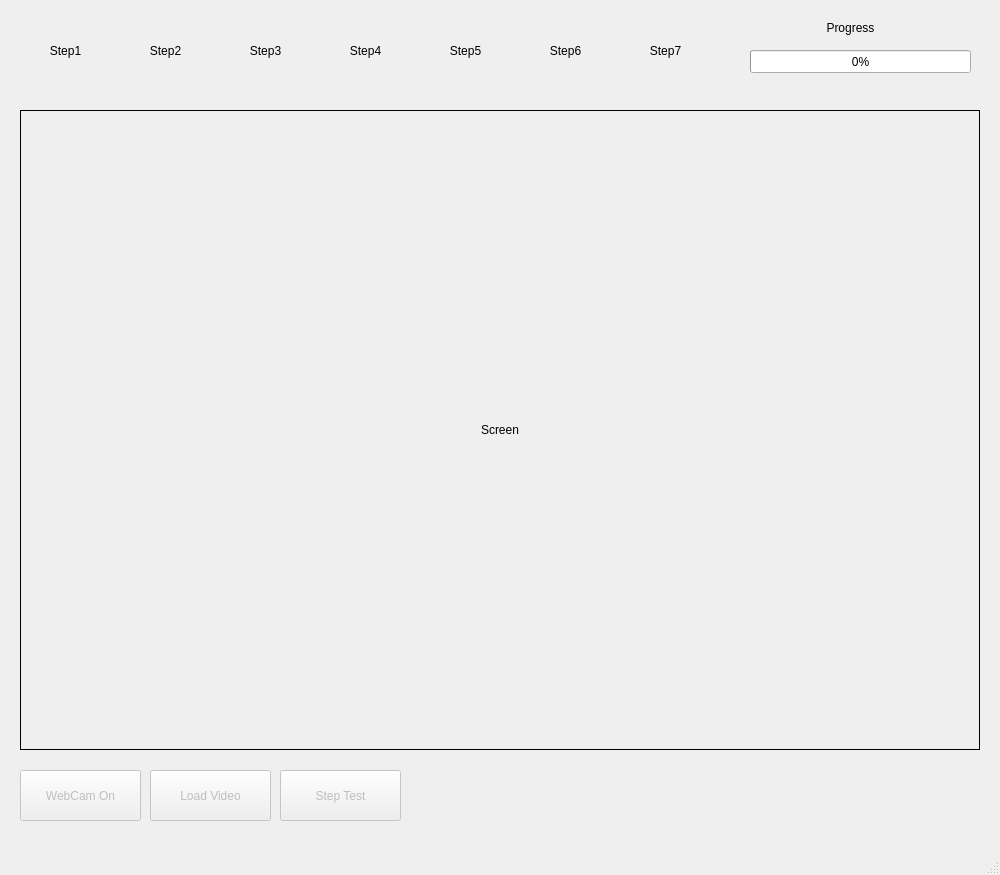
<?xml version="1.0" encoding="UTF-8"?>
<ui version="4.0">
 <class>MainWindow</class>
 <widget class="QMainWindow" name="MainWindow">
  <property name="enabled">
   <bool>true</bool>
  </property>
  <property name="geometry">
   <rect>
    <x>0</x>
    <y>0</y>
    <width>1000</width>
    <height>875</height>
   </rect>
  </property>
  <property name="sizePolicy">
   <sizepolicy hsizetype="Fixed" vsizetype="Fixed">
    <horstretch>0</horstretch>
    <verstretch>0</verstretch>
   </sizepolicy>
  </property>
  <property name="windowTitle">
   <string>MainWindow</string>
  </property>
  <widget class="QWidget" name="centralwidget">
   <widget class="QLabel" name="Screen">
    <property name="geometry">
     <rect>
      <x>20</x>
      <y>110</y>
      <width>960</width>
      <height>640</height>
     </rect>
    </property>
    <property name="sizePolicy">
     <sizepolicy hsizetype="Fixed" vsizetype="Fixed">
      <horstretch>0</horstretch>
      <verstretch>0</verstretch>
     </sizepolicy>
    </property>
    <property name="frameShape">
     <enum>QFrame::Box</enum>
    </property>
    <property name="frameShadow">
     <enum>QFrame::Plain</enum>
    </property>
    <property name="text">
     <string>Screen</string>
    </property>
    <property name="alignment">
     <set>Qt::AlignCenter</set>
    </property>
   </widget>
   <widget class="QPushButton" name="BtnWebCam">
    <property name="enabled">
     <bool>false</bool>
    </property>
    <property name="geometry">
     <rect>
      <x>20</x>
      <y>770</y>
      <width>121</width>
      <height>51</height>
     </rect>
    </property>
    <property name="text">
     <string>WebCam On</string>
    </property>
   </widget>
   <widget class="QPushButton" name="BtnVideo">
    <property name="enabled">
     <bool>false</bool>
    </property>
    <property name="geometry">
     <rect>
      <x>150</x>
      <y>770</y>
      <width>121</width>
      <height>51</height>
     </rect>
    </property>
    <property name="text">
     <string>Load Video</string>
    </property>
   </widget>
   <widget class="QLabel" name="Label_Progress">
    <property name="geometry">
     <rect>
      <x>770</x>
      <y>20</y>
      <width>161</width>
      <height>16</height>
     </rect>
    </property>
    <property name="text">
     <string>Progress</string>
    </property>
    <property name="alignment">
     <set>Qt::AlignCenter</set>
    </property>
   </widget>
   <widget class="QProgressBar" name="Step_progressBar">
    <property name="geometry">
     <rect>
      <x>750</x>
      <y>50</y>
      <width>221</width>
      <height>23</height>
     </rect>
    </property>
    <property name="value">
     <number>0</number>
    </property>
   </widget>
   <widget class="QLabel" name="Label_Step1">
    <property name="geometry">
     <rect>
      <x>20</x>
      <y>20</y>
      <width>91</width>
      <height>61</height>
     </rect>
    </property>
    <property name="frameShape">
     <enum>QFrame::NoFrame</enum>
    </property>
    <property name="text">
     <string>Step1</string>
    </property>
    <property name="alignment">
     <set>Qt::AlignCenter</set>
    </property>
   </widget>
   <widget class="QLabel" name="Label_Step2">
    <property name="geometry">
     <rect>
      <x>120</x>
      <y>20</y>
      <width>91</width>
      <height>61</height>
     </rect>
    </property>
    <property name="frameShape">
     <enum>QFrame::NoFrame</enum>
    </property>
    <property name="text">
     <string>Step2</string>
    </property>
    <property name="alignment">
     <set>Qt::AlignCenter</set>
    </property>
   </widget>
   <widget class="QLabel" name="Label_Step3">
    <property name="geometry">
     <rect>
      <x>220</x>
      <y>20</y>
      <width>91</width>
      <height>61</height>
     </rect>
    </property>
    <property name="frameShape">
     <enum>QFrame::NoFrame</enum>
    </property>
    <property name="text">
     <string>Step3</string>
    </property>
    <property name="alignment">
     <set>Qt::AlignCenter</set>
    </property>
   </widget>
   <widget class="QLabel" name="Label_Step4">
    <property name="geometry">
     <rect>
      <x>320</x>
      <y>20</y>
      <width>91</width>
      <height>61</height>
     </rect>
    </property>
    <property name="frameShape">
     <enum>QFrame::NoFrame</enum>
    </property>
    <property name="text">
     <string>Step4</string>
    </property>
    <property name="alignment">
     <set>Qt::AlignCenter</set>
    </property>
   </widget>
   <widget class="QLabel" name="Label_Step5">
    <property name="geometry">
     <rect>
      <x>420</x>
      <y>20</y>
      <width>91</width>
      <height>61</height>
     </rect>
    </property>
    <property name="frameShape">
     <enum>QFrame::NoFrame</enum>
    </property>
    <property name="text">
     <string>Step5</string>
    </property>
    <property name="alignment">
     <set>Qt::AlignCenter</set>
    </property>
   </widget>
   <widget class="QLabel" name="Label_Step6">
    <property name="geometry">
     <rect>
      <x>520</x>
      <y>20</y>
      <width>91</width>
      <height>61</height>
     </rect>
    </property>
    <property name="frameShape">
     <enum>QFrame::NoFrame</enum>
    </property>
    <property name="text">
     <string>Step6</string>
    </property>
    <property name="alignment">
     <set>Qt::AlignCenter</set>
    </property>
   </widget>
   <widget class="QPushButton" name="BtnStep_Test">
    <property name="enabled">
     <bool>false</bool>
    </property>
    <property name="geometry">
     <rect>
      <x>280</x>
      <y>770</y>
      <width>121</width>
      <height>51</height>
     </rect>
    </property>
    <property name="text">
     <string>Step Test</string>
    </property>
   </widget>
   <widget class="QLabel" name="Label_Step7">
    <property name="geometry">
     <rect>
      <x>620</x>
      <y>20</y>
      <width>91</width>
      <height>61</height>
     </rect>
    </property>
    <property name="frameShape">
     <enum>QFrame::NoFrame</enum>
    </property>
    <property name="text">
     <string>Step7</string>
    </property>
    <property name="alignment">
     <set>Qt::AlignCenter</set>
    </property>
   </widget>
  </widget>
  <widget class="QMenuBar" name="menubar">
   <property name="geometry">
    <rect>
     <x>0</x>
     <y>0</y>
     <width>1000</width>
     <height>26</height>
    </rect>
   </property>
  </widget>
  <widget class="QStatusBar" name="statusbar"/>
 </widget>
 <resources/>
 <connections/>
</ui>
